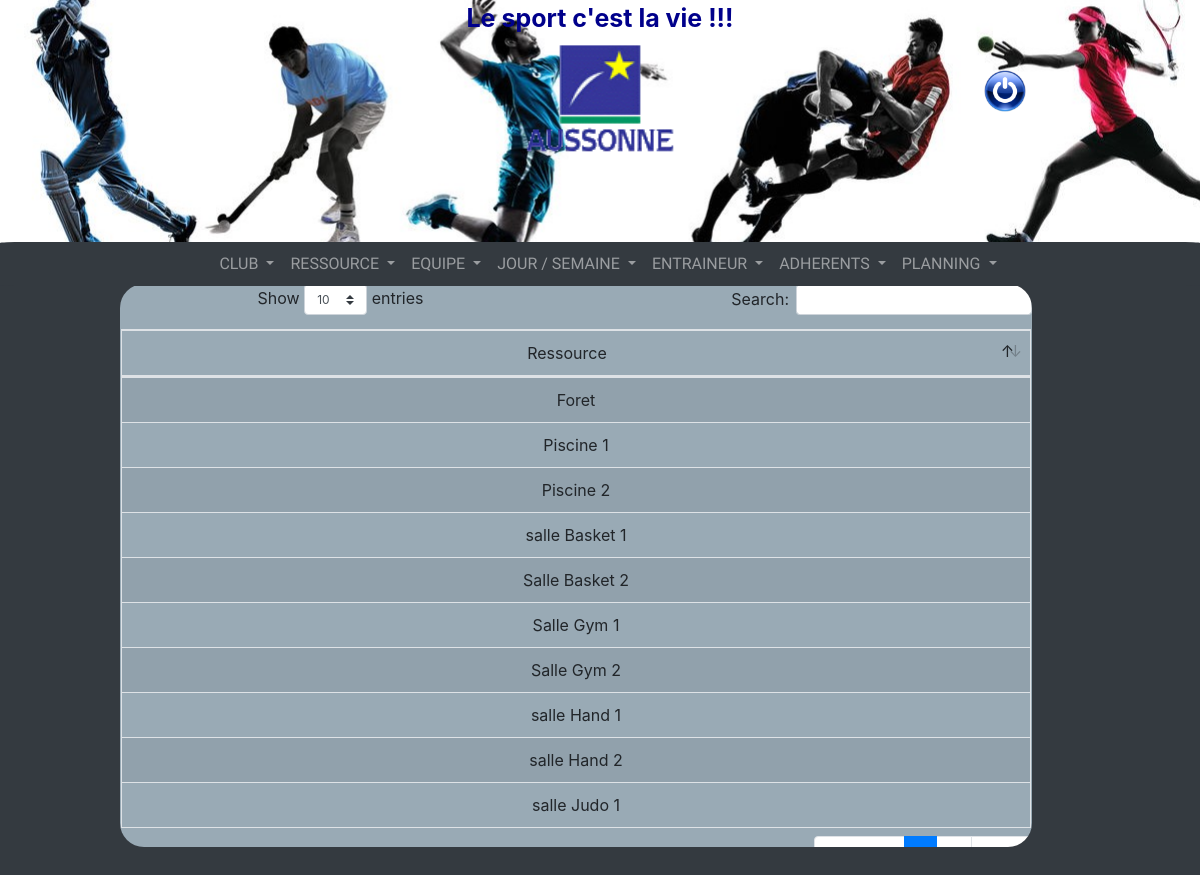
Page /index.php?vue=ressource&action=visualiser on the committed database.
### tables this page shows
CREATE TABLE IF NOT EXISTS `ressource` (
  `IDRESSOURCE` bigint(4) NOT NULL,
  `NOMRESSOURCE` char(32) NOT NULL,
  PRIMARY KEY (`IDRESSOURCE`)
);

### Modeles/gestionMairie.php (called while the page is built, shortened)
<?php
include 'Conteneurs/conteneurRessource.php';
include 'accesBD.php';
Class gestionMairie
	{
	private $toutesLesRessources;
	private $maBD;
	public function __construct()
		{
		$this->toutesLesRessources = new conteneurRessource();
		$this->maBD = new accesBD();
		}
	private function chargeLesRessources()
		{
		$resultat=$this->maBD->chargement('ressource');
		$nb=0;
		while ($nb<sizeof($resultat))
			{
			$this->toutesLesRessources->ajouteUneRessource($resultat[$nb][0],$resultat[$nb][1]);
			$nb++;
			}
		}
	public function listeLesRessources()
		{
		return $this->toutesLesRessources->listeDesRessources();
		}
	}
?>

### Modeles/Metiers/ressource.php (called while the page is built, shortened)
<?php
Class ressource
	{
	private $nomRessource;
	public function __construct($unIdRessource, $unNomRessource)
		{
		$this->nomRessource = $unNomRessource;
		}
	public function getNomRessource()
		{
		return $this->nomRessource;
		}
	}
?>

### Modeles/accesBD.php (called while the page is built, shortened)
<?php
class accesBD
	{
	private $hote;
	private $login;
	private $passwd;
	private $base;
	private $conn;
	public function __construct()
		{
		$this->hote="localhost";
		$this->login="ppe2";
		$this->passwd="ppe2";
		$this->base="ppe2mairie";
		}
	private function connexion()
	{
		try
        {
            $this->conn = new PDO("mysql:host=".$this->hote.";dbname=".$this->base.";charset=utf8", $this->login, $this->passwd);
        }
        catch(PDOException $e)
        {
            die("Connection à la base de données échouée".$e->getMessage());
        }
	}
	public function chargement($uneTable)
		{
		$lesInfos=null;
		$nbTuples=0;
		$stringQuery="SELECT * FROM ";
		$stringQuery = $this->specialCase($stringQuery,$uneTable);
		$query = $this->conn->prepare($stringQuery);
		if($query->execute())
		{
			while($row = $query->fetch(PDO::FETCH_NUM))
			{
				$lesInfos[$nbTuples] = $row;
				$nbTuples++;
			}
		}
		else
		{
			die('Problème dans chargement : '.$query->errorCode());
		}
		return $lesInfos;
	}
		private function specialCase($stringQuery,$uneTable)
		{
			$uneTable = strtoupper($uneTable);
			switch ($uneTable) {
			case 'CLUB':
				$stringQuery.='CLUB';
				break;
			case 'RESSOURCE':
				$stringQuery.='RESSOURCE';
				break;
			case 'ADHERENT':
				$stringQuery.='ADHERENT';
				break;
			case 'ENTRAINEUR':
				$stringQuery.='ENTRAINEUR';
				break;
			case 'EQUIPE':
				$stringQuery.='EQUIPE';
				break;
			case 'JOURSEMAINE':
				$stringQuery.='JOURSEMAINE';
				break;
			}
			return $stringQuery.";";
		}
	}
?>

### Modeles/Conteneurs/conteneurRessource.php (the view, shortened to what this page needs)
<?php
include $path.'/Modeles/Metiers/ressource.php';
Class conteneurRessource
	{
	private $lesRessources;
	public function __construct()
		{
		$this->lesRessources = new arrayObject();
		}
	public function ajouteUneRessource($unIdRessource, $unNomRessource)
		{
		$uneRessource = new ressource($unIdRessource, $unNomRessource);
		$this->lesRessources->append($uneRessource);
		}
	public function listeDesRessources(){
		$liste ='<div class="table-responsive">
	<table id="tabClub" class="table table-striped table-bordered" cellspacing="0">
		<thead>
			<tr>
			<td>Ressource</td>
			</tr>
		</thead>
	<tbody>';
		foreach ($this->lesRessources as $uneRessource){
			$liste = $liste.'
	<tr>
		<td>'.$uneRessource->getNomRessource().'</td>
	</tr>';
		}
		$liste = $liste.'
	</tbody>
	</table>';
		return $liste;
	}
	}
?>

### css/styleMairie.css (style rules this page uses)
table { transition-property : color ; transition-duration : 1s; border-color : black; border-style : solid; text-align : center; margin: auto; }
@media (min-height: 600px) { body { overflow: hidden; height:100%; } }

### rows in the picture
ressource: NOMRESSOURCE "salle Basket 1"
ressource: NOMRESSOURCE "salle Judo 1"
ressource: NOMRESSOURCE "salle Hand 1"
ressource: NOMRESSOURCE "salle Hand 2"
ressource: NOMRESSOURCE "Salle Gym 1"
ressource: NOMRESSOURCE "Salle Gym 2"
ressource: NOMRESSOURCE "Salle Basket 2"
ressource: NOMRESSOURCE "Piscine 1"
ressource: NOMRESSOURCE "Piscine 2"
ressource: NOMRESSOURCE "Foret"
